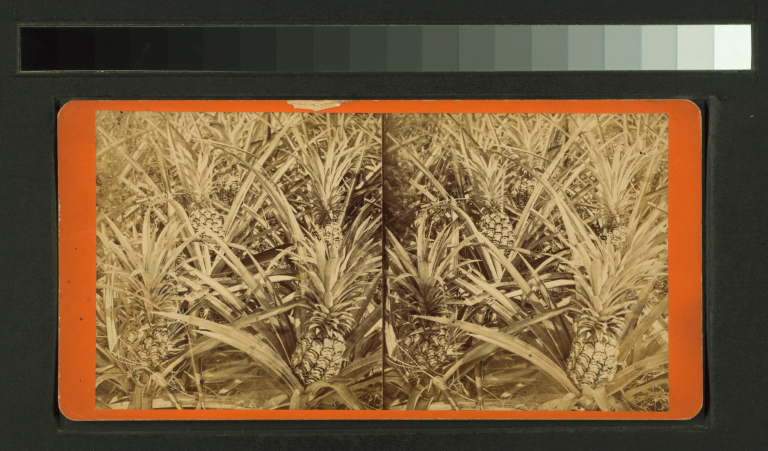
#> input picture FL/G90F121_001F.jpg, 1536 x 901 px (shown at 1/2 size)
$ python batch_process.py --img_dir ../FL --out out
#> lines starting #> are read from the running program, lines starting #| are printed output that depends on the picture
### src/card.py
from __future__ import division, absolute_import

from PIL import Image
from src.img_ops import single_channel, binary, filter_binary
from src.measures import calculate_bbox


class StereoCard:
    def __init__(self, config):
        self.config = config
        self.img = Image.open(config['path'])
        self.gray = single_channel(self.img, config['split_channel'])
        self.binary = binary(self.gray, config['binary'])
        self.cleaned = filter_binary(self.binary, config['filter_size'])
        self.bbox = calculate_bbox(self.cleaned)

### src/img_ops.py
import cv2
import numpy as np
from skimage import color
from skimage.filters import threshold_otsu, threshold_mean, threshold_local, threshold_minimum
from skimage.morphology import diamond, binary_erosion


def single_channel(img, method):
    """Convert image to single channel

    :param img: PIL image
    :param method: single channel method
    :return: single channel iamge
    """
    img = np.asarray(img)

    if method == 'cb':
        ycbcr = color.rgb2ycbcr(img)
        gray = ycbcr[:, :, 1]

    elif method == 'cr':
        ycbcr = color.rgb2ycbcr(img)
        cr = ycbcr[:, :, 2]
        gray = np.max(cr) - cr

    elif method == 'cbcr':
        ycbcr = color.rgb2ycbcr(img)
        cb = ycbcr[:, :, 1]
        cr = ycbcr[:, :, 2]
        gray = cr + (np.max(cb) - cb)

    elif method == 'sat':
        hsv = color.rgb2hsv(img)
        gray = hsv[:, :, 1]

    else:
        hsv = color.rgb2hsv(img)
        gray = hsv[:, :, 2]

    return gray


def binary(img, method):
    """Threshold image

    :param img: grayscale image (numpy array)
    :param method: thresholding method
    :return: binary image
    """
    if method == 'otsu':
        thresh = threshold_otsu(img)
        binary = img > thresh

    elif method == 'mean':
        thresh = threshold_mean(img)
        binary = img > thresh
        binary = 1 - binary

    elif method == 'local':
        thresh = threshold_local(img, 35, offset=10)
        binary = img > thresh

    else:
        thresh = threshold_minimum(img)
        binary = img > thresh

    return binary


def filter_binary(img, size):
    selem = diamond(size)
    cleaned = binary_erosion(img, selem)

    return cleaned


# [22 lines left out: function fft_filter, not called in this run]

### src/measures.py
from __future__ import division, absolute_import

import numpy as np


# [23 lines left out: function bb_intersection_over_union, not called in this run]


def calculate_bbox(mask):
    """Calculate Bounding Box of white pixels in binary image"""
    histogram_y = np.squeeze(np.dot(mask, np.ones((mask.shape[1], 1))))
    histogram_x = np.squeeze(np.dot(mask.T, np.ones((mask.shape[0], 1))))

    nonzero_y_indexes = np.squeeze(np.where(histogram_y > 0))
    nonzero_x_indexes = np.squeeze(np.where(histogram_x > 0))

    assert len(nonzero_y_indexes) > 0 and len(nonzero_x_indexes) > 0, 'mask should not be empty'
    # if len(nonzero_y_indexes) >= 0 and len(nonzero_x_indexes) >= 0:
    #     return [0, 0, 0, 0]

    mask_height, mask_width = mask.shape
    ymin = float(nonzero_y_indexes[0]) / mask_height
    ymax = float(nonzero_y_indexes[-1]) / mask_height
    xmin = float(nonzero_x_indexes[0]) / mask_width
    xmax = float(nonzero_x_indexes[-1]) / mask_width

    # make sure sane bbox values
    assert ymin >= 0.0
    assert ymin < 1.0
    assert ymax >= 0.0
    assert ymax < 1.0
    assert xmin >= 0.0
    assert xmin < 1.0
    assert xmax >= 0.0
    assert xmax < 1.0
    height = ymax - ymin
    assert height >= 0.0
    assert height < 1.0
    width = xmax - xmin
    assert width >= 0.0
    assert width < 1.0

    x0 = xmin * mask_width
    y0 = ymin * mask_height
    x1 = xmax * mask_width
    y1 = ymax * mask_height

    return [int(x0), int(y0), int(x1), int(y1)]

### src/pairs.py
from __future__ import division, absolute_import

import os
import cv2
import numpy as np

from PIL import Image
from skimage import color
from skimage.feature import hog
from skimage.filters import sobel_v
from scipy.stats import norm
from scipy.signal import find_peaks, medfilt, lfilter

from src.img_ops import single_channel, binary, filter_binary, fft_filter
from src.measures import calculate_bbox


class StereoPairGC:
    def __init__(self, config):
        self.config = config
        self.scale = config['scale']
        self.img = Image.open(config['path'])
        self.card_bb = config['card_bb']
        self.cv_img = cv2.imread(config['path'])
        self.scaled = cv2.resize(self.cv_img, dsize=(0, 0), fx=self.scale, fy=self.scale)

    # [14 lines left out: function gc_mask, not called in this run]

    def rect(self):
        x0, y0, x1, y1 = inset_mip_box(self.scaled.shape[:2], self.scale,
                                       self.card_bb, self.config['rect_scale'])

        rect_w = x1 - x0
        rect_h = y1 - y0

        return x0, y0, rect_w, rect_h

    # [7 lines left out: function in_process, not called in this run]


    def grabcut(self):
        bgdModel = np.zeros((1, 65), np.float64)
        fgdModel = np.zeros((1, 65), np.float64)

        iter_count = self.config['iter_count']
        img = self.scaled

        if self.config['gc_type'] == 'mask':
            mask = self.gc_mask()
            cv2.grabCut(img, mask, None, bgdModel, fgdModel, iter_count, cv2.GC_INIT_WITH_MASK)

        elif self.config['gc_type'] == 'rect':
            rect = self.rect()
            mask = np.zeros(self.scaled.shape[:2], np.uint8)
            cv2.grabCut(img, mask, rect, bgdModel, fgdModel, iter_count, cv2.GC_INIT_WITH_RECT)

        else:
            mask = np.zeros(self.scaled.shape[:2], np.uint8)
            h, w = self.scaled.shape[:2]
            rect = 1, 1, w, h
            cv2.grabCut(img, mask, rect, bgdModel, fgdModel, iter_count, cv2.GC_INIT_WITH_RECT)

        mask2 = np.where((mask == 2) | (mask == 0), 0, 1).astype('uint8')
        gc_img = img * mask2[:, :, np.newaxis]

        return gc_img

    def grabcut_cleanup(self):
        img = cv2.cvtColor(self.grabcut(), cv2.COLOR_BGR2GRAY)

        h = int(img.shape[0] * self.config['k_scale'])
        w = int(img.shape[1] * self.config['k_scale'])

        kernel = np.ones((w, h), np.uint8)

        opened = cv2.morphologyEx(img, cv2.MORPH_OPEN, kernel)

        return opened

    def mip_bbox(self):
        mask = self.grabcut_cleanup()
        mask = cv2.resize(mask, dsize=(0, 0), fx=1/self.scale, fy=1/self.scale)

        return calculate_bbox(mask)


class StereoPair:
    # [110 lines left out: functions __init__, channel_split, slice_horizontal, slice_vertical, feature_highlight, w_features and 3 more, not called in this run]


def inset_mip_box(img_size, scale, card_bbox, mip_offset):
    """Generate a scaled, offset proposed mip box

    :param img_size: (h, w) scaled image size
    :param scale: image scaling factor
    :param card_bbox: (x0, y0, x1, y1) unscaled card bbox
    :param mip_offset: (x0_offset, y0_offset, x1_off, y1_off)
                       % of image size by which to inset proposed mip bbox
    :return: (x0, y1, x1, y1) scaled proposed mip bbox
    """
    h, w = img_size
    x0, y0, x1, y1 = np.asarray(card_bbox) * scale
    x0_, y0_, x1_, y1_ = mip_offset
    x0 = int(x0 + x0_ * w)
    x1 = int(x1 - x1_ * w)
    y0 = int(y0 + y0_ * h)
    y1 = int(y1 - y1_ * h)

    return x0, y0, x1, y1


# [265 lines left out: functions x_bias_curve, y_bias_curve, just_edge_peaks, best_peaks, return_x_bounds, special_ycbcr and 6 more, not called in this run]

### bin/batch_process.py
from __future__ import division, absolute_import

import os
import glob
import json
import progressbar
import subprocess

from argparse import ArgumentParser
from src.card import StereoCard
from src.pairs import StereoPairGC


def find_filepaths(path, extension):
    return glob.glob('%s/*.%s' % (path, extension))

if __name__ == '__main__':
    parser = ArgumentParser()
    parser.add_argument('--img_dir', type=str, help='directory of images', required=True)
    parser.add_argument('--out', type=str, help='output directory', required=True)
    parser.add_argument('--eval', type=str, help='evaluate results', default=False)
    parser.add_argument('--truth', type=str, help='path to truth data', default='data/validation_cardinfo')
    args = parser.parse_args()

    card_info_path = os.path.join(args.out, 'info.json')
    mip_info_path = os.path.join(args.out, 'pairs.json')
    results_path = os.path.join(args.out, 'results')

    if not os.path.exists(args.out):
        os.makedirs(args.out)

    if not os.path.exists(results_path):
        os.makedirs(results_path)

    card_info_list = []
    mip_info_list = []

    images = find_filepaths(args.img_dir, 'jpg')

    info = {'split_channel': 'cbcr',
            'binary': 'otsu',
            'filter_size': 5,
            'input_imgs': args.img_dir,
            'method_details':
                {'gc_type': 'rect',
                 'iter_count': 5,
                 'k_scale': 0.01,
                 'scale': 0.5,
                 'probable_background': [0.0, 0.0, 0.0, 0.0],
                 'probable_foreground': [0.0, 0.0, 0.0, 0.0],
                 'rect_scale': [0.05, 0.01, 0.05, 0.01],
                 'sure_foreground': [0.0, 0.0, 0.0, 0.0]
                 },
            'mip_method': 'grabcut',
            'out_dir': results_path}

    for img in progressbar.progressbar(sorted(images)):
        name = os.path.splitext(os.path.basename(img))[0]

        info['path'] = img

        card = StereoCard(info)
        img_data = card.img
        bbox = card.bbox

        card_info = {'name': name, 'bbox': bbox}
        card_info_list.append(card_info)

        method_details = info['method_details']
        method_details['card_bb'] = bbox
        method_details['path'] = info['path']

        mip = StereoPairGC(method_details)
        mip_bb_card = mip.mip_bbox()
        mip_bb = {'x0': mip_bb_card[0],
                  'y0': mip_bb_card[1],
                  'x1': mip_bb_card[2],
                  'y1': mip_bb_card[3]}

        mip_info = {'name': name, 'bbox': mip_bb}
        mip_info_list.append(mip_info)

        img_mip = mip.img.crop((mip_bb['x0'], mip_bb['y0'], mip_bb['x1'], mip_bb['y1']))
        img_mip.save(os.path.join(results_path, '{}.jpg'.format(name)))
#> this loop made 2 passes
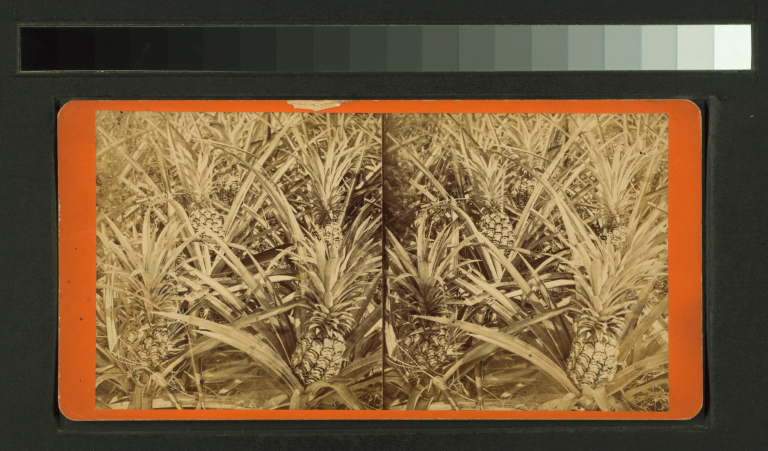
#> input picture FL/G90F121_001F.jpg, 1536 x 901 px (shown at 1/2 size)
#> pass 1, in single_channel, `cb = ycbcr[:, :, 1]`:
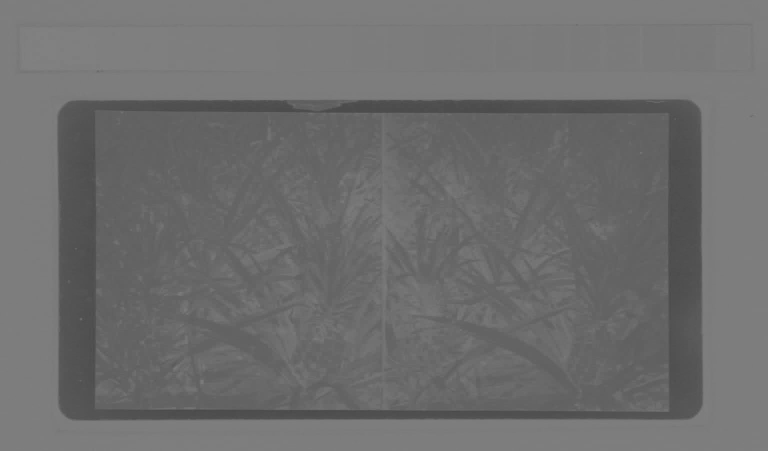
#> cb: shape (901, 1536) float64 (shown at 1/2 size); min 71.98, max 131.6, mean 110.5
#> pass 1, in single_channel, `cr = ycbcr[:, :, 2]`:
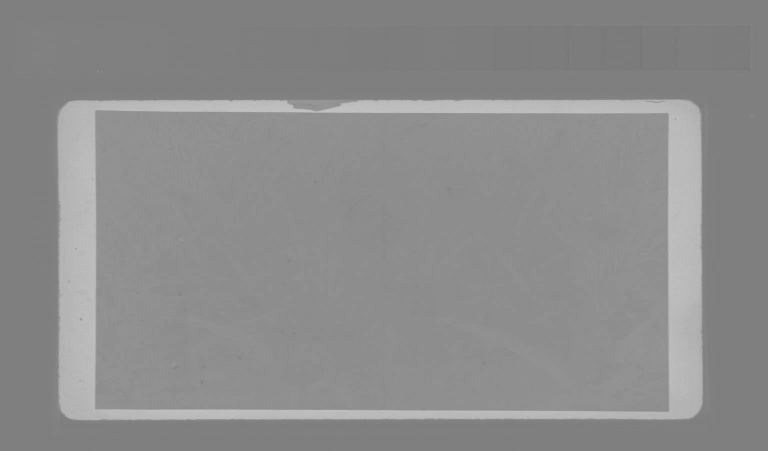
#> cr: shape (901, 1536) float64 (shown at 1/2 size); min 119.4, max 199.3, mean 140.8
#> pass 1, in single_channel, `gray = cr + (np.max(cb) - cb)`:
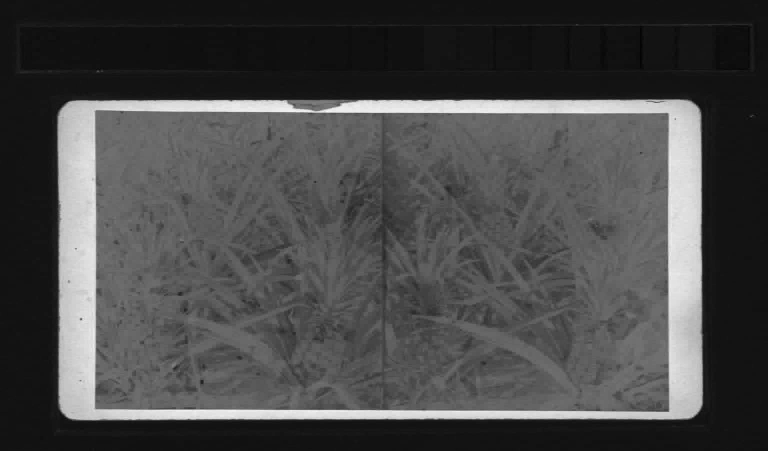
#> gray: shape (901, 1536) float64 (shown at 1/2 size); min 123.9, max 255.6, mean 161.9; drawn with min black and max white
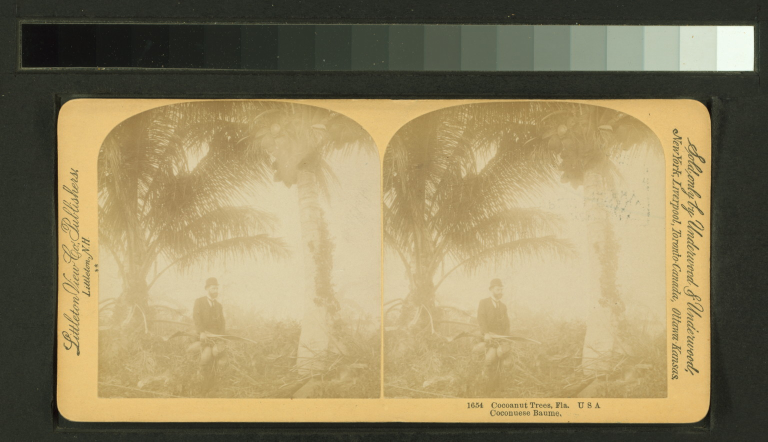
#> input picture FL/G90F121_032F.jpg, 1536 x 883 px (shown at 1/2 size)
#> after the loop:
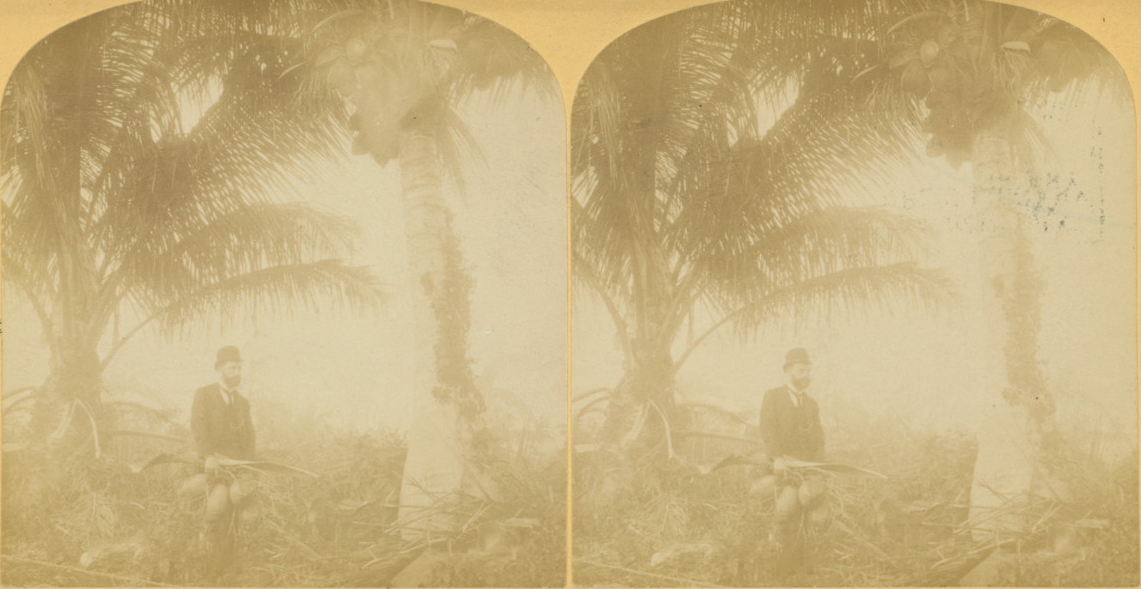
#> img_mip: PIL image 1141x589 RGB; mean R, G, B 199.3, 177.8, 129.3
#> after the loop, card_info_list = 2 items; info = 8 items; mip_info_list = 2 items

    with open(card_info_path, 'w') as f:
        json.dump(card_info_list, f, indent=2)

    with open(mip_info_path, 'w') as f:
        json.dump(mip_info_list, f, indent=2)

#> (the run stopped early here; a loop or call above may not have finished)
